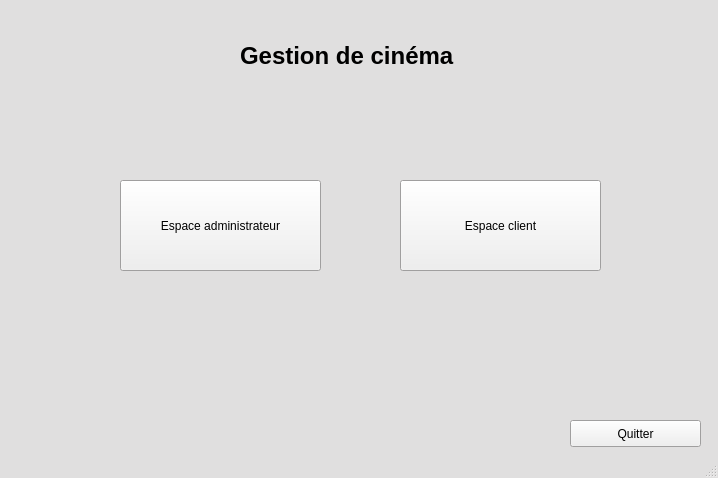
<?xml version="1.0" encoding="UTF-8"?>
<ui version="4.0">
 <class>AccueilWindow</class>
 <widget class="QMainWindow" name="AccueilWindow">
  <property name="geometry">
   <rect>
    <x>0</x>
    <y>0</y>
    <width>718</width>
    <height>478</height>
   </rect>
  </property>
  <property name="palette">
   <palette>
    <active>
     <colorrole role="Base">
      <brush brushstyle="SolidPattern">
       <color alpha="255">
        <red>255</red>
        <green>255</green>
        <blue>255</blue>
       </color>
      </brush>
     </colorrole>
     <colorrole role="Window">
      <brush brushstyle="SolidPattern">
       <color alpha="255">
        <red>224</red>
        <green>223</green>
        <blue>223</blue>
       </color>
      </brush>
     </colorrole>
    </active>
    <inactive>
     <colorrole role="Base">
      <brush brushstyle="SolidPattern">
       <color alpha="255">
        <red>255</red>
        <green>255</green>
        <blue>255</blue>
       </color>
      </brush>
     </colorrole>
     <colorrole role="Window">
      <brush brushstyle="SolidPattern">
       <color alpha="255">
        <red>224</red>
        <green>223</green>
        <blue>223</blue>
       </color>
      </brush>
     </colorrole>
    </inactive>
    <disabled>
     <colorrole role="Base">
      <brush brushstyle="SolidPattern">
       <color alpha="255">
        <red>224</red>
        <green>223</green>
        <blue>223</blue>
       </color>
      </brush>
     </colorrole>
     <colorrole role="Window">
      <brush brushstyle="SolidPattern">
       <color alpha="255">
        <red>224</red>
        <green>223</green>
        <blue>223</blue>
       </color>
      </brush>
     </colorrole>
    </disabled>
   </palette>
  </property>
  <property name="windowTitle">
   <string>Gestion du cinéma</string>
  </property>
  <widget class="QWidget" name="centralwidget">
   <widget class="QPushButton" name="but_client">
    <property name="geometry">
     <rect>
      <x>400</x>
      <y>180</y>
      <width>201</width>
      <height>91</height>
     </rect>
    </property>
    <property name="text">
     <string>Espace client</string>
    </property>
   </widget>
   <widget class="QPushButton" name="but_quit">
    <property name="geometry">
     <rect>
      <x>570</x>
      <y>420</y>
      <width>131</width>
      <height>27</height>
     </rect>
    </property>
    <property name="text">
     <string>Quitter</string>
    </property>
   </widget>
   <widget class="QPushButton" name="but_admin">
    <property name="geometry">
     <rect>
      <x>120</x>
      <y>180</y>
      <width>201</width>
      <height>91</height>
     </rect>
    </property>
    <property name="text">
     <string>Espace administrateur</string>
    </property>
   </widget>
   <widget class="QLabel" name="labl_title">
    <property name="geometry">
     <rect>
      <x>240</x>
      <y>40</y>
      <width>251</width>
      <height>31</height>
     </rect>
    </property>
    <property name="font">
     <font>
      <pointsize>18</pointsize>
      <weight>75</weight>
      <bold>true</bold>
      <kerning>true</kerning>
     </font>
    </property>
    <property name="text">
     <string>Gestion de cinéma</string>
    </property>
   </widget>
  </widget>
  <widget class="QStatusBar" name="statusbar"/>
  <action name="actionQuitter">
   <property name="text">
    <string>Quitter</string>
   </property>
  </action>
 </widget>
 <resources/>
 <connections>
  <connection>
   <sender>but_quit</sender>
   <signal>clicked()</signal>
   <receiver>AccueilWindow</receiver>
   <slot>close()</slot>
   <hints>
    <hint type="sourcelabel">
     <x>715</x>
     <y>253</y>
    </hint>
    <hint type="destinationlabel">
     <x>399</x>
     <y>165</y>
    </hint>
   </hints>
  </connection>
 </connections>
</ui>
